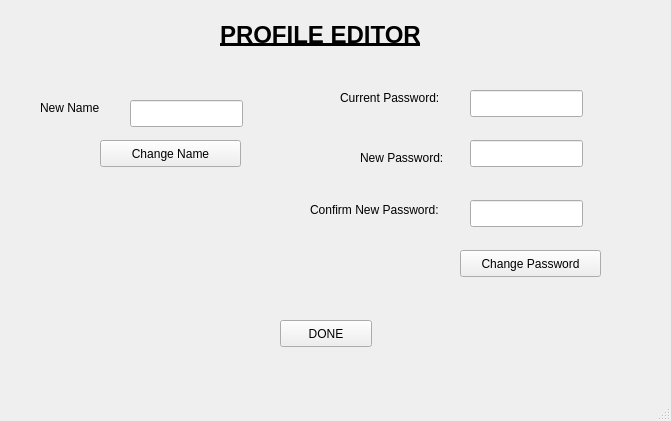
<?xml version="1.0" encoding="UTF-8"?>
<ui version="4.0">
 <class>ProfileEdit</class>
 <widget class="QMainWindow" name="ProfileEdit">
  <property name="geometry">
   <rect>
    <x>0</x>
    <y>0</y>
    <width>671</width>
    <height>421</height>
   </rect>
  </property>
  <property name="windowTitle">
   <string>MainWindow</string>
  </property>
  <widget class="QWidget" name="centralwidget">
   <widget class="QLineEdit" name="oldPassword">
    <property name="geometry">
     <rect>
      <x>470</x>
      <y>90</y>
      <width>113</width>
      <height>27</height>
     </rect>
    </property>
    <property name="echoMode">
     <enum>QLineEdit::Password</enum>
    </property>
   </widget>
   <widget class="QLineEdit" name="newPassword">
    <property name="geometry">
     <rect>
      <x>470</x>
      <y>140</y>
      <width>113</width>
      <height>27</height>
     </rect>
    </property>
    <property name="echoMode">
     <enum>QLineEdit::Password</enum>
    </property>
   </widget>
   <widget class="QLineEdit" name="confirmPassword">
    <property name="geometry">
     <rect>
      <x>470</x>
      <y>200</y>
      <width>113</width>
      <height>27</height>
     </rect>
    </property>
    <property name="echoMode">
     <enum>QLineEdit::Password</enum>
    </property>
   </widget>
   <widget class="QLabel" name="label">
    <property name="geometry">
     <rect>
      <x>340</x>
      <y>90</y>
      <width>121</width>
      <height>16</height>
     </rect>
    </property>
    <property name="text">
     <string>Current Password:</string>
    </property>
   </widget>
   <widget class="QLabel" name="label_2">
    <property name="geometry">
     <rect>
      <x>360</x>
      <y>150</y>
      <width>101</width>
      <height>16</height>
     </rect>
    </property>
    <property name="text">
     <string>New Password:</string>
    </property>
   </widget>
   <widget class="QLabel" name="label_3">
    <property name="geometry">
     <rect>
      <x>310</x>
      <y>200</y>
      <width>161</width>
      <height>20</height>
     </rect>
    </property>
    <property name="text">
     <string>Confirm New Password:</string>
    </property>
   </widget>
   <widget class="QPushButton" name="changePassword">
    <property name="geometry">
     <rect>
      <x>460</x>
      <y>250</y>
      <width>141</width>
      <height>27</height>
     </rect>
    </property>
    <property name="text">
     <string>Change Password</string>
    </property>
   </widget>
   <widget class="QLabel" name="label_4">
    <property name="geometry">
     <rect>
      <x>40</x>
      <y>100</y>
      <width>121</width>
      <height>16</height>
     </rect>
    </property>
    <property name="text">
     <string>New Name</string>
    </property>
   </widget>
   <widget class="QLineEdit" name="newName">
    <property name="geometry">
     <rect>
      <x>130</x>
      <y>100</y>
      <width>113</width>
      <height>27</height>
     </rect>
    </property>
   </widget>
   <widget class="QPushButton" name="changeName">
    <property name="geometry">
     <rect>
      <x>100</x>
      <y>140</y>
      <width>141</width>
      <height>27</height>
     </rect>
    </property>
    <property name="text">
     <string>Change Name</string>
    </property>
   </widget>
   <widget class="QLabel" name="label_5">
    <property name="geometry">
     <rect>
      <x>220</x>
      <y>20</y>
      <width>231</width>
      <height>31</height>
     </rect>
    </property>
    <property name="text">
     <string>&lt;html&gt;&lt;head/&gt;&lt;body&gt;&lt;p&gt;&lt;span style=&quot; font-size:18pt; font-weight:600; text-decoration: underline;&quot;&gt;PROFILE EDITOR&lt;/span&gt;&lt;/p&gt;&lt;/body&gt;&lt;/html&gt;</string>
    </property>
   </widget>
   <widget class="QPushButton" name="pushButton_3">
    <property name="geometry">
     <rect>
      <x>280</x>
      <y>320</y>
      <width>92</width>
      <height>27</height>
     </rect>
    </property>
    <property name="text">
     <string>DONE</string>
    </property>
   </widget>
  </widget>
  <widget class="QMenuBar" name="menubar">
   <property name="geometry">
    <rect>
     <x>0</x>
     <y>0</y>
     <width>671</width>
     <height>21</height>
    </rect>
   </property>
  </widget>
  <widget class="QStatusBar" name="statusbar"/>
 </widget>
 <resources/>
 <connections/>
</ui>
